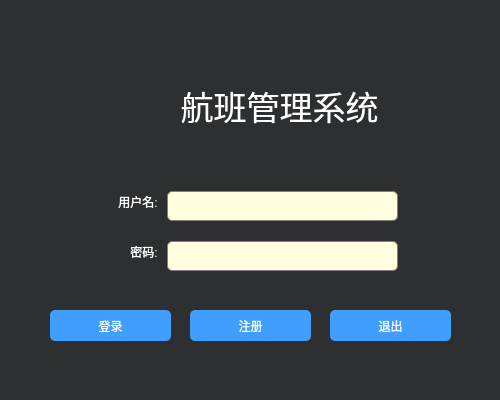
<?xml version="1.0" encoding="UTF-8"?>
<ui version="4.0">
 <class>Dlg_login</class>
 <widget class="QDialog" name="Dlg_login">
  <property name="geometry">
   <rect>
    <x>0</x>
    <y>0</y>
    <width>500</width>
    <height>400</height>
   </rect>
  </property>
  <property name="minimumSize">
   <size>
    <width>500</width>
    <height>400</height>
   </size>
  </property>
  <property name="maximumSize">
   <size>
    <width>500</width>
    <height>400</height>
   </size>
  </property>
  <property name="windowTitle">
   <string>登录</string>
  </property>
  <property name="styleSheet">
   <string notr="true">QLabel#lb_title{font: 33px;color:white}
QLabel#lb_txt1,QLabel#lb_txt2{font: 18px, '楷体';;color:white}
QLineEdit{border-radius:5px;border:1px solid gray;min-height:24px;background-color: lightyellow;color:black}
QPushButton{border-radius:5px;background:#409eff;color: white;font: 18px, '楷体'}
QWidget#bg{background:#2e2f30}</string>
  </property>
  <layout class="QGridLayout" name="gridLayout">
   <property name="leftMargin">
    <number>0</number>
   </property>
   <property name="topMargin">
    <number>0</number>
   </property>
   <property name="rightMargin">
    <number>0</number>
   </property>
   <property name="bottomMargin">
    <number>0</number>
   </property>
   <property name="spacing">
    <number>0</number>
   </property>
   <item row="0" column="0">
    <widget class="QWidget" name="bg" native="true">
     <property name="enabled">
      <bool>true</bool>
     </property>
     <property name="styleSheet">
      <string notr="true"/>
     </property>
     <widget class="QPushButton" name="btn_login">
      <property name="geometry">
       <rect>
        <x>50</x>
        <y>310</y>
        <width>121</width>
        <height>31</height>
       </rect>
      </property>
      <property name="text">
       <string>登录</string>
      </property>
     </widget>
     <widget class="QPushButton" name="btn_exit">
      <property name="geometry">
       <rect>
        <x>330</x>
        <y>310</y>
        <width>121</width>
        <height>31</height>
       </rect>
      </property>
      <property name="text">
       <string>退出</string>
      </property>
     </widget>
     <widget class="QLineEdit" name="le_username">
      <property name="geometry">
       <rect>
        <x>167</x>
        <y>191</y>
        <width>231</width>
        <height>30</height>
       </rect>
      </property>
      <property name="text">
       <string/>
      </property>
     </widget>
     <widget class="QLineEdit" name="le_password">
      <property name="geometry">
       <rect>
        <x>167</x>
        <y>241</y>
        <width>231</width>
        <height>30</height>
       </rect>
      </property>
      <property name="text">
       <string/>
      </property>
     </widget>
     <widget class="QLabel" name="lb_txt2">
      <property name="geometry">
       <rect>
        <x>80</x>
        <y>190</y>
        <width>81</width>
        <height>23</height>
       </rect>
      </property>
      <property name="text">
       <string>用户名: </string>
      </property>
      <property name="alignment">
       <set>Qt::AlignmentFlag::AlignRight|Qt::AlignmentFlag::AlignTrailing|Qt::AlignmentFlag::AlignVCenter</set>
      </property>
     </widget>
     <widget class="QLabel" name="lb_txt1">
      <property name="geometry">
       <rect>
        <x>110</x>
        <y>240</y>
        <width>51</width>
        <height>23</height>
       </rect>
      </property>
      <property name="text">
       <string>密码: </string>
      </property>
      <property name="alignment">
       <set>Qt::AlignmentFlag::AlignRight|Qt::AlignmentFlag::AlignTrailing|Qt::AlignmentFlag::AlignVCenter</set>
      </property>
     </widget>
     <widget class="QLabel" name="lb_title">
      <property name="geometry">
       <rect>
        <x>159</x>
        <y>55</y>
        <width>241</width>
        <height>101</height>
       </rect>
      </property>
      <property name="styleSheet">
       <string notr="true"/>
      </property>
      <property name="text">
       <string>航班管理系统</string>
      </property>
      <property name="alignment">
       <set>Qt::AlignmentFlag::AlignCenter</set>
      </property>
     </widget>
     <widget class="QPushButton" name="btn_signin">
      <property name="geometry">
       <rect>
        <x>190</x>
        <y>310</y>
        <width>121</width>
        <height>31</height>
       </rect>
      </property>
      <property name="text">
       <string>注册</string>
      </property>
     </widget>
     <widget class="QLabel" name="lb_icon">
      <property name="geometry">
       <rect>
        <x>99</x>
        <y>75</y>
        <width>71</width>
        <height>71</height>
       </rect>
      </property>
      <property name="text">
       <string/>
      </property>
      <property name="pixmap">
       <pixmap resource="../res.qrc">:/res/plane_w.svg</pixmap>
      </property>
      <property name="scaledContents">
       <bool>true</bool>
      </property>
     </widget>
    </widget>
   </item>
  </layout>
 </widget>
 <resources>
  <include location="../res.qrc"/>
 </resources>
 <connections/>
</ui>
